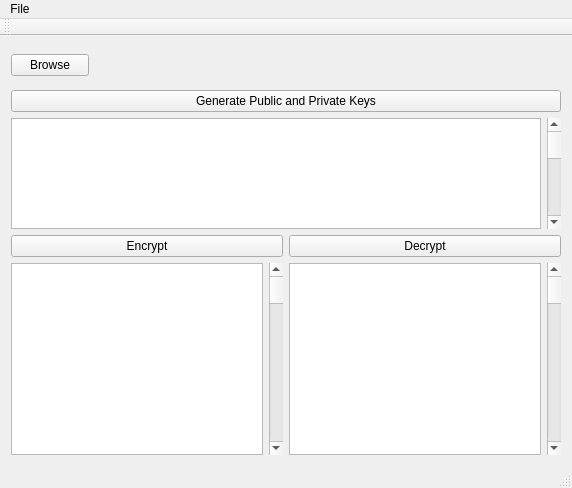
<?xml version="1.0" encoding="UTF-8"?>
<ui version="4.0">
 <class>MainWindow</class>
 <widget class="QMainWindow" name="MainWindow">
  <property name="geometry">
   <rect>
    <x>0</x>
    <y>0</y>
    <width>572</width>
    <height>488</height>
   </rect>
  </property>
  <property name="windowTitle">
   <string>MainWindow</string>
  </property>
  <widget class="QWidget" name="centralWidget">
   <layout class="QVBoxLayout" name="verticalLayout" stretch="1,1,3,1,0">
    <item>
     <layout class="QHBoxLayout" name="horizontalLayout_6" stretch="1,6">
      <property name="leftMargin">
       <number>0</number>
      </property>
      <item>
       <widget class="QPushButton" name="ButtonBrowse">
        <property name="minimumSize">
         <size>
          <width>75</width>
          <height>0</height>
         </size>
        </property>
        <property name="text">
         <string>Browse</string>
        </property>
        <property name="default">
         <bool>false</bool>
        </property>
       </widget>
      </item>
      <item>
       <widget class="QLabel" name="LabelFilename">
        <property name="text">
         <string/>
        </property>
       </widget>
      </item>
     </layout>
    </item>
    <item>
     <widget class="QPushButton" name="ButtonGenKey">
      <property name="text">
       <string>Generate Public and Private Keys</string>
      </property>
     </widget>
    </item>
    <item>
     <layout class="QHBoxLayout" name="horizontalLayout">
      <item>
       <widget class="QTextBrowser" name="BrowserPlaintext">
        <property name="html">
         <string>&lt;!DOCTYPE HTML PUBLIC &quot;-//W3C//DTD HTML 4.0//EN&quot; &quot;http://www.w3.org/TR/REC-html40/strict.dtd&quot;&gt;
&lt;html&gt;&lt;head&gt;&lt;meta name=&quot;qrichtext&quot; content=&quot;1&quot; /&gt;&lt;style type=&quot;text/css&quot;&gt;
p, li { white-space: pre-wrap; }
&lt;/style&gt;&lt;/head&gt;&lt;body style=&quot; font-family:'MS Shell Dlg 2'; font-size:8.25pt; font-weight:400; font-style:normal;&quot;&gt;
&lt;p style=&quot;-qt-paragraph-type:empty; margin-top:0px; margin-bottom:0px; margin-left:0px; margin-right:0px; -qt-block-indent:0; text-indent:0px;&quot;&gt;&lt;br /&gt;&lt;/p&gt;&lt;/body&gt;&lt;/html&gt;</string>
        </property>
       </widget>
      </item>
      <item>
       <widget class="QScrollBar" name="verticalScrollBar">
        <property name="orientation">
         <enum>Qt::Vertical</enum>
        </property>
       </widget>
      </item>
     </layout>
    </item>
    <item>
     <layout class="QHBoxLayout" name="horizontalLayout_2">
      <item>
       <widget class="QPushButton" name="ButtonEncrypt">
        <property name="text">
         <string>Encrypt</string>
        </property>
       </widget>
      </item>
      <item>
       <widget class="QPushButton" name="ButtonDecrypt">
        <property name="text">
         <string>Decrypt</string>
        </property>
       </widget>
      </item>
     </layout>
    </item>
    <item>
     <layout class="QHBoxLayout" name="horizontalLayout_5">
      <item>
       <layout class="QHBoxLayout" name="horizontalLayout_3">
        <item>
         <widget class="QTextBrowser" name="BrowserPlaintext_2"/>
        </item>
        <item>
         <widget class="QScrollBar" name="verticalScrollBar_2">
          <property name="orientation">
           <enum>Qt::Vertical</enum>
          </property>
         </widget>
        </item>
       </layout>
      </item>
      <item>
       <layout class="QHBoxLayout" name="horizontalLayout_4">
        <item>
         <widget class="QTextBrowser" name="BrowserPlaintext_3"/>
        </item>
        <item>
         <widget class="QScrollBar" name="verticalScrollBar_3">
          <property name="orientation">
           <enum>Qt::Vertical</enum>
          </property>
         </widget>
        </item>
       </layout>
      </item>
     </layout>
    </item>
   </layout>
  </widget>
  <widget class="QMenuBar" name="menuBar">
   <property name="geometry">
    <rect>
     <x>0</x>
     <y>0</y>
     <width>572</width>
     <height>21</height>
    </rect>
   </property>
   <widget class="QMenu" name="menuFile">
    <property name="title">
     <string>File</string>
    </property>
    <addaction name="actionReset"/>
   </widget>
   <addaction name="menuFile"/>
  </widget>
  <widget class="QToolBar" name="mainToolBar">
   <attribute name="toolBarArea">
    <enum>TopToolBarArea</enum>
   </attribute>
   <attribute name="toolBarBreak">
    <bool>false</bool>
   </attribute>
  </widget>
  <widget class="QStatusBar" name="statusBar"/>
  <action name="actionReset">
   <property name="text">
    <string>Reset</string>
   </property>
  </action>
 </widget>
 <layoutdefault spacing="6" margin="11"/>
 <resources/>
 <connections/>
</ui>
